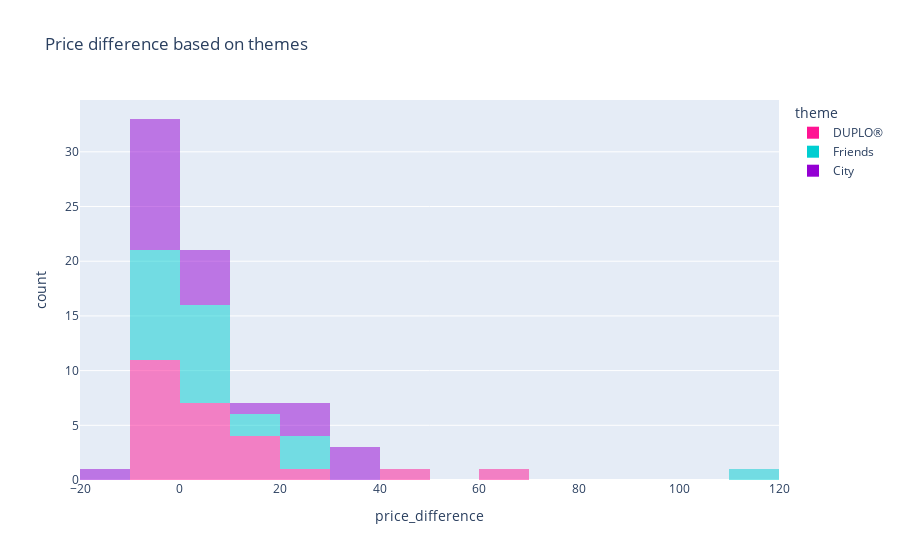

Notebook code for this chart:
### Code cell
fig = px.histogram(DF,
              x='price_difference',
              color='theme',
              opacity=0.5,
              color_discrete_map={'City': 'darkviolet', 
                                       'DUPLO®': 'deeppink', 
                                       'Friends': 'darkturquoise'},
                title='Price difference based on themes', 
                  )
fig.show()

### Figure 1 — Plotly figure (JSON) as saved in the notebook; plotly's stock layout.template omitted (floating-point values rounded to 4 significant figures)
{"data": [{"bingroup": "x", "hovertemplate": "theme=DUPLO®<br>price_difference=%{x}<br>count=%{y}<extra></extra>", "legendgroup": "DUPLO®", "marker": {"color": "deeppink", "opacity": 0.5, "pattern": {"shape": ""}}, "name": "DUPLO®", "orientation": "v", "showlegend": true, "type": "histogram", "x": [11.01, 4.46, 24.9, 6.7, 17.0, 0.0, -3.0, 8.96, 44.51, 69.0, -2.0, -0.44, -3.99, -2.0, 11.12, 0.0, 13.28, -2.0, -3.0, -0.7, -3.0, 0.0, -1.0, -5.0, 0.0], "xaxis": "x", "yaxis": "y"}, {"bingroup": "x", "hovertemplate": "theme=Friends<br>price_difference=%{x}<br>count=%{y}<extra></extra>", "legendgroup": "Friends", "marker": {"color": "darkturquoise", "opacity": 0.5, "pattern": {"shape": ""}}, "name": "Friends", "orientation": "v", "showlegend": true, "type": "histogram", "x": [25.41, 25.96, 23.89, 115.0, 4.01, 7.0, 10.65, 3.96, -4.0, -7.0, -9.99, 11.28, -8.32, 7.0, 0.0, -1.46, -1.0, 8.94, 7.98, 5.33, 0.0, -0.04, -0.04, -0.04, -0.04], "xaxis": "x", "yaxis": "y"}, {"bingroup": "x", "hovertemplate": "theme=City<br>price_difference=%{x}<br>count=%{y}<extra></extra>", "legendgroup": "City", "marker": {"color": "darkviolet", "opacity": 0.5, "pattern": {"shape": ""}}, "name": "City", "orientation": "v", "showlegend": true, "type": "histogram", "x": [23.9, 6.5, 24.76, 36.0, 39.96, 12.0, 30.0, -8.53, 3.84, -13.99, -6.0, -1.0, -3.99, 24.81, -8.0, -4.01, -7.25, 0.0, -6.01, -1.0, -1.0, -4.0, 0.0, 0.0, -2.0], "xaxis": "x", "yaxis": "y"}], "layout": {"barmode": "relative", "legend": {"title": {"text": "theme"}, "tracegroupgap": 0}, "title": {"text": "Price difference based on themes"}, "xaxis": {"anchor": "y", "domain": [0, 1], "title": {"text": "price_difference"}}, "yaxis": {"anchor": "x", "domain": [0, 1], "title": {"text": "count"}}}}
